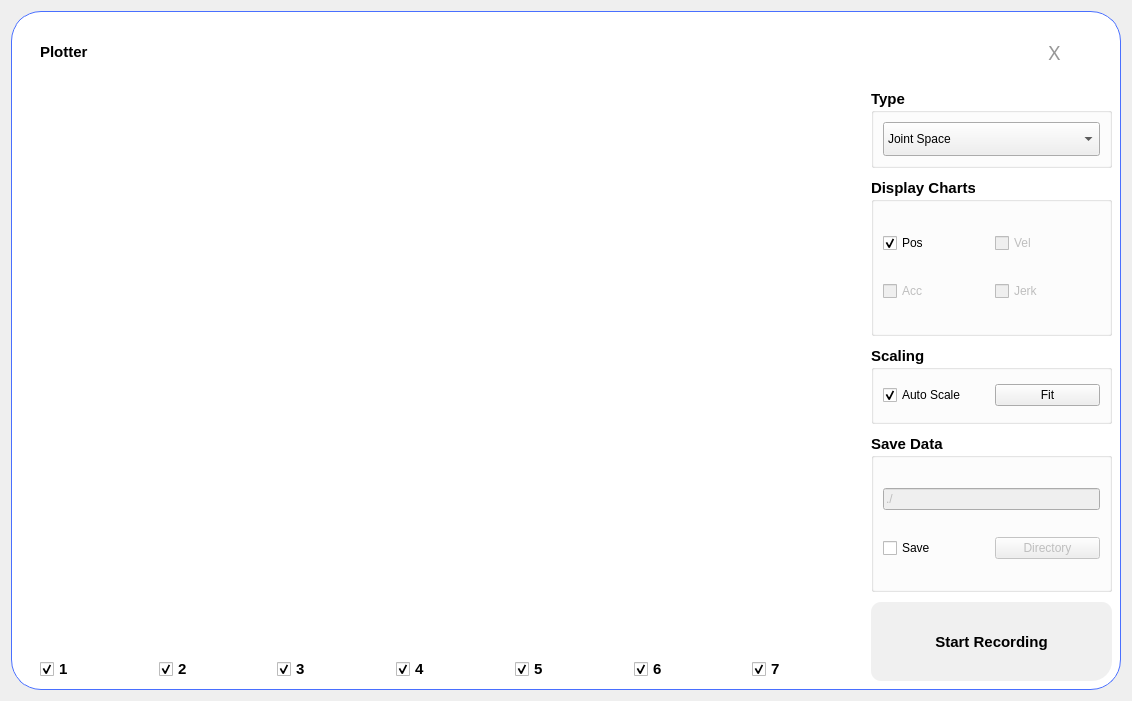
<?xml version="1.0" encoding="UTF-8"?>
<ui version="4.0">
 <class>PlotDialog</class>
 <widget class="QDialog" name="PlotDialog">
  <property name="geometry">
   <rect>
    <x>0</x>
    <y>0</y>
    <width>1132</width>
    <height>701</height>
   </rect>
  </property>
  <property name="font">
   <font>
    <family>Arial</family>
    <pointsize>11</pointsize>
    <bold>true</bold>
   </font>
  </property>
  <property name="windowTitle">
   <string>Plotter</string>
  </property>
  <layout class="QGridLayout" name="gridLayout_6">
   <item row="0" column="0">
    <widget class="QWidget" name="widget" native="true">
     <property name="styleSheet">
      <string notr="true">.QWidget {
	font: 11pt &quot;Alibaba PuHuiTi 3.0&quot;;
   background-color: white;
   border-radius: 30px;
   border: 1px solid #496FFF;
}</string>
     </property>
     <layout class="QGridLayout" name="gridLayout_4" rowstretch="1,9,1" columnstretch="7,2">
      <item row="0" column="0" colspan="2">
       <layout class="QHBoxLayout" name="horizontalLayout_2" stretch="3,10,1">
        <property name="leftMargin">
         <number>20</number>
        </property>
        <property name="rightMargin">
         <number>20</number>
        </property>
        <item>
         <widget class="QLabel" name="label">
          <property name="styleSheet">
           <string notr="true">QLabel {
    	font: 15pt &quot;Alibaba PuHuiTi 3.0&quot;;
}</string>
          </property>
          <property name="text">
           <string>Plotter</string>
          </property>
         </widget>
        </item>
        <item>
         <spacer name="horizontalSpacer">
          <property name="orientation">
           <enum>Qt::Horizontal</enum>
          </property>
          <property name="sizeHint" stdset="0">
           <size>
            <width>40</width>
            <height>20</height>
           </size>
          </property>
         </spacer>
        </item>
        <item>
         <widget class="QPushButton" name="exitButton">
          <property name="sizePolicy">
           <sizepolicy hsizetype="Preferred" vsizetype="Preferred">
            <horstretch>0</horstretch>
            <verstretch>0</verstretch>
           </sizepolicy>
          </property>
          <property name="font">
           <font>
            <family>Alibaba PuHuiTi 3.0</family>
            <pointsize>15</pointsize>
            <italic>false</italic>
            <bold>false</bold>
           </font>
          </property>
          <property name="styleSheet">
           <string notr="true">QPushButton {
    font: 15pt &quot;Alibaba PuHuiTi 3.0&quot;;

	border: 0px solid #D8D8D8;
	border-radius: 40px;
	color: #979797;
}

QPushButton:hover {
	background-color: #496FFF;
	color: white;
}

QPushButton:pressed, QPushButton:checked {
	color: red;
}
</string>
          </property>
          <property name="text">
           <string>X</string>
          </property>
         </widget>
        </item>
       </layout>
      </item>
      <item row="1" column="0">
       <widget class="QWidget" name="plotWidget" native="true">
        <property name="styleSheet">
         <string notr="true">.QWidget {
	 border-radius: 30px;
    border: 0px solid #496FFF;
}</string>
        </property>
       </widget>
      </item>
      <item row="1" column="1" rowspan="2">
       <layout class="QVBoxLayout" name="verticalLayout" stretch="1,2,1,2,1">
        <property name="spacing">
         <number>10</number>
        </property>
        <item>
         <widget class="QGroupBox" name="typeGroupBox">
          <property name="title">
           <string>Type</string>
          </property>
          <layout class="QGridLayout" name="gridLayout">
           <item row="0" column="0">
            <widget class="QComboBox" name="typeComboBox">
             <property name="sizePolicy">
              <sizepolicy hsizetype="Preferred" vsizetype="Preferred">
               <horstretch>0</horstretch>
               <verstretch>0</verstretch>
              </sizepolicy>
             </property>
             <item>
              <property name="text">
               <string>Joint Space</string>
              </property>
             </item>
             <item>
              <property name="text">
               <string>Cartesian Space</string>
              </property>
             </item>
            </widget>
           </item>
          </layout>
         </widget>
        </item>
        <item>
         <widget class="QGroupBox" name="dispChartGroupBox">
          <property name="title">
           <string>Display Charts</string>
          </property>
          <layout class="QGridLayout" name="gridLayout_2">
           <item row="0" column="0">
            <widget class="QCheckBox" name="posCheck">
             <property name="text">
              <string>Pos</string>
             </property>
             <property name="checked">
              <bool>true</bool>
             </property>
            </widget>
           </item>
           <item row="0" column="1">
            <widget class="QCheckBox" name="velCheck">
             <property name="enabled">
              <bool>false</bool>
             </property>
             <property name="text">
              <string>Vel</string>
             </property>
             <property name="checked">
              <bool>false</bool>
             </property>
            </widget>
           </item>
           <item row="1" column="0">
            <widget class="QCheckBox" name="accCheck">
             <property name="enabled">
              <bool>false</bool>
             </property>
             <property name="text">
              <string>Acc</string>
             </property>
             <property name="checked">
              <bool>false</bool>
             </property>
            </widget>
           </item>
           <item row="1" column="1">
            <widget class="QCheckBox" name="jerkCheck">
             <property name="enabled">
              <bool>false</bool>
             </property>
             <property name="text">
              <string>Jerk</string>
             </property>
             <property name="checked">
              <bool>false</bool>
             </property>
            </widget>
           </item>
          </layout>
         </widget>
        </item>
        <item>
         <widget class="QGroupBox" name="scaleGroupBox">
          <property name="title">
           <string>Scaling</string>
          </property>
          <layout class="QGridLayout" name="gridLayout_5">
           <item row="0" column="0">
            <widget class="QCheckBox" name="scaleCheck">
             <property name="text">
              <string>Auto Scale</string>
             </property>
             <property name="checked">
              <bool>true</bool>
             </property>
            </widget>
           </item>
           <item row="0" column="1">
            <widget class="QPushButton" name="fitButton">
             <property name="text">
              <string>Fit</string>
             </property>
            </widget>
           </item>
          </layout>
         </widget>
        </item>
        <item>
         <widget class="QGroupBox" name="saveDataGroupBox">
          <property name="title">
           <string>Save Data</string>
          </property>
          <layout class="QGridLayout" name="gridLayout_3">
           <item row="1" column="1">
            <widget class="QPushButton" name="dirButton">
             <property name="enabled">
              <bool>false</bool>
             </property>
             <property name="text">
              <string>Directory</string>
             </property>
            </widget>
           </item>
           <item row="1" column="0">
            <widget class="QCheckBox" name="saveCheck">
             <property name="text">
              <string>Save</string>
             </property>
            </widget>
           </item>
           <item row="0" column="0" colspan="2">
            <widget class="QLineEdit" name="dataSavePathEdit">
             <property name="enabled">
              <bool>false</bool>
             </property>
             <property name="text">
              <string>./</string>
             </property>
            </widget>
           </item>
          </layout>
         </widget>
        </item>
        <item>
         <widget class="QPushButton" name="recordButton">
          <property name="sizePolicy">
           <sizepolicy hsizetype="Minimum" vsizetype="Preferred">
            <horstretch>0</horstretch>
            <verstretch>0</verstretch>
           </sizepolicy>
          </property>
          <property name="styleSheet">
           <string notr="true">QPushButton {
    border-top-right-radius: 10px;
    border-top-left-radius: 10px;
    border-bottom-left-radius: 10px;
    border-bottom-right-radius: 20px;

	background-color: #F0F0F0;
	border: 0px solid #D8D8D8;
	color: #000000;
}

QPushButton:hover {
	background-color: #496FFF;
	color: white;
}

QPushButton:pressed, QPushButton:checked {
	color: red;
}</string>
          </property>
          <property name="text">
           <string>Start Recording</string>
          </property>
          <property name="icon">
           <iconset resource="../res.qrc">
            <normaloff>:/res/skinny.gif</normaloff>:/res/skinny.gif</iconset>
          </property>
          <property name="iconSize">
           <size>
            <width>30</width>
            <height>30</height>
           </size>
          </property>
         </widget>
        </item>
       </layout>
      </item>
      <item row="2" column="0">
       <layout class="QHBoxLayout" name="horizontalLayout">
        <property name="leftMargin">
         <number>20</number>
        </property>
        <item>
         <widget class="QCheckBox" name="dispCheck1">
          <property name="text">
           <string>1</string>
          </property>
          <property name="checked">
           <bool>true</bool>
          </property>
         </widget>
        </item>
        <item>
         <widget class="QCheckBox" name="dispCheck2">
          <property name="text">
           <string>2</string>
          </property>
          <property name="checked">
           <bool>true</bool>
          </property>
         </widget>
        </item>
        <item>
         <widget class="QCheckBox" name="dispCheck3">
          <property name="text">
           <string>3</string>
          </property>
          <property name="checked">
           <bool>true</bool>
          </property>
         </widget>
        </item>
        <item>
         <widget class="QCheckBox" name="dispCheck4">
          <property name="text">
           <string>4</string>
          </property>
          <property name="checked">
           <bool>true</bool>
          </property>
         </widget>
        </item>
        <item>
         <widget class="QCheckBox" name="dispCheck5">
          <property name="text">
           <string>5</string>
          </property>
          <property name="checked">
           <bool>true</bool>
          </property>
         </widget>
        </item>
        <item>
         <widget class="QCheckBox" name="dispCheck6">
          <property name="text">
           <string>6</string>
          </property>
          <property name="checked">
           <bool>true</bool>
          </property>
         </widget>
        </item>
        <item>
         <widget class="QCheckBox" name="dispCheck7">
          <property name="text">
           <string>7</string>
          </property>
          <property name="checked">
           <bool>true</bool>
          </property>
         </widget>
        </item>
       </layout>
      </item>
     </layout>
    </widget>
   </item>
  </layout>
 </widget>
 <resources>
  <include location="../res.qrc"/>
 </resources>
 <connections/>
</ui>
